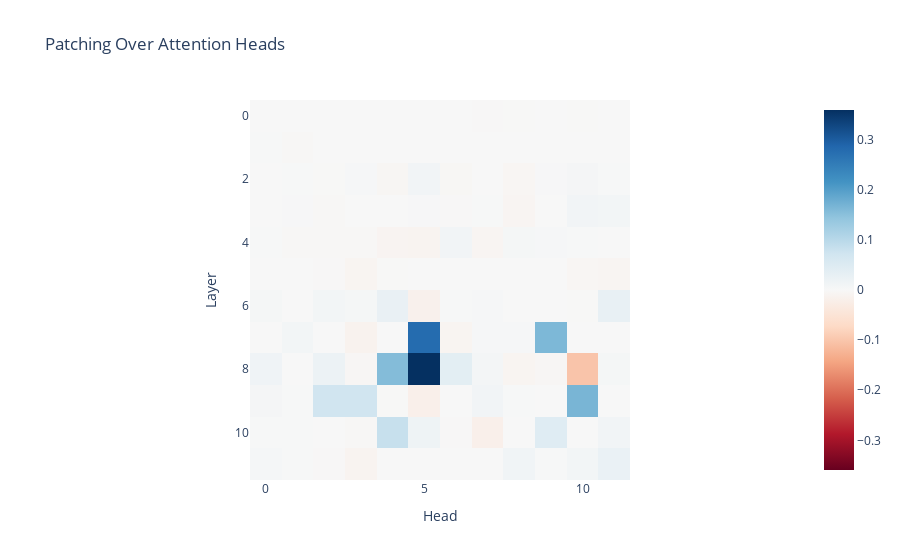

Notebook code for this chart:
### Code cell
# average over gradients / patching results??
patching_results = [(c + w) / 2. for c, w in zip(patching_results_correct, patching_results_wrong)]

fig = px.imshow(
    patching_results,
    color_continuous_scale="RdBu",
    color_continuous_midpoint=0.0,
    title="Patching Over Attention Heads"
)

fig.update_layout(
    xaxis_title="Head",
    yaxis_title="Layer"
)

fig.show()

### Figure 1 — Plotly figure (JSON) as saved in the notebook; plotly's stock layout.template omitted (floating-point values rounded to 4 significant figures; data arrays with more than 128 entries replaced by an {"elided": "..."} marker saying what was removed)
{"data": [{"coloraxis": "coloraxis", "hovertemplate": "x: %{x}<br>y: %{y}<br>color: %{z}<extra></extra>", "name": "0", "type": "heatmap", "xaxis": "x", "yaxis": "y", "z": {"elided": "12x12 float values"}}], "layout": {"coloraxis": {"cmid": 0, "colorscale": [[0, "rgb(103,0,31)"], [0.1, "rgb(178,24,43)"], [0.2, "rgb(214,96,77)"], [0.3, "rgb(244,165,130)"], [0.4, "rgb(253,219,199)"], [0.5, "rgb(247,247,247)"], [0.6, "rgb(209,229,240)"], [0.7, "rgb(146,197,222)"], [0.8, "rgb(67,147,195)"], [0.9, "rgb(33,102,172)"], [1, "rgb(5,48,97)"]]}, "title": {"text": "Patching Over Attention Heads"}, "xaxis": {"anchor": "y", "constrain": "domain", "domain": [0, 1], "scaleanchor": "y", "title": {"text": "Head"}}, "yaxis": {"anchor": "x", "autorange": "reversed", "constrain": "domain", "domain": [0, 1], "title": {"text": "Layer"}}}}
